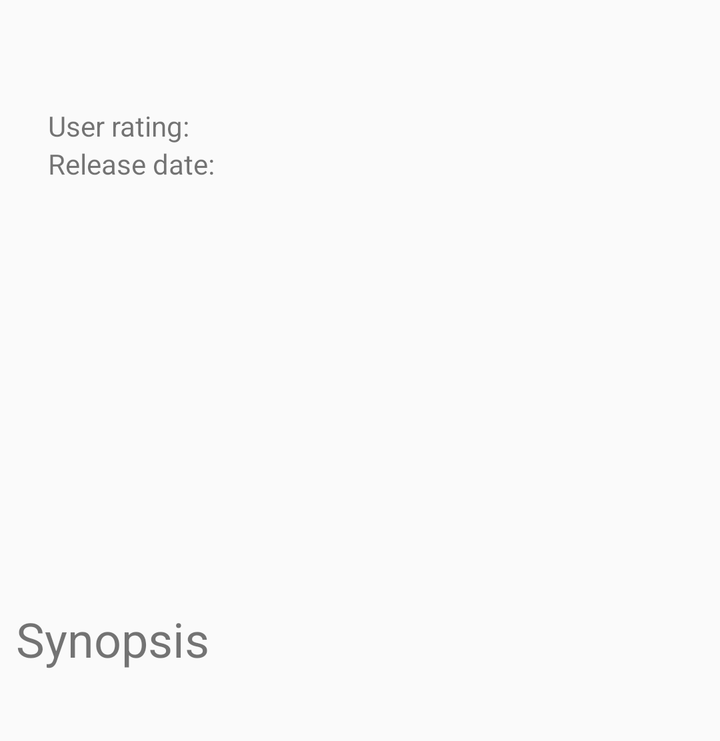
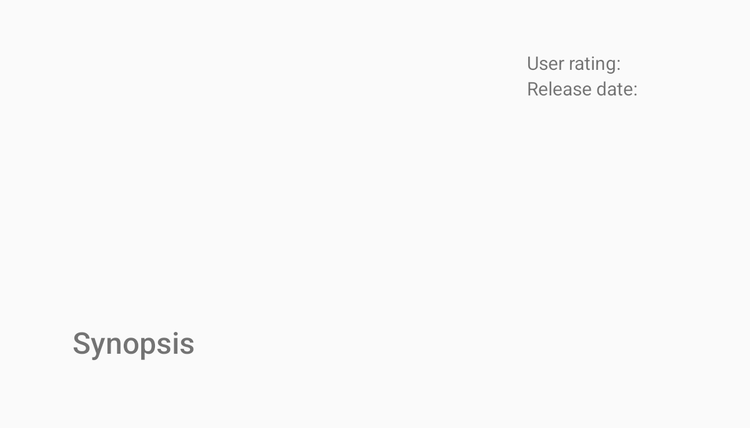

Two renders of one Android screen. The first uses the default layout on a phone; the second uses the alternative layout the repository ships for a different screen configuration, on a matching device. The two XML files are below.
<!-- AndroidManifest.xml: application theme AppTheme -->
<!-- res/layout/fragment_details_movie.xml -->
<?xml version="1.0" encoding="utf-8"?>
<ScrollView xmlns:android="http://schemas.android.com/apk/res/android"
    xmlns:tools="http://schemas.android.com/tools"
    android:layout_width="match_parent"
    android:layout_height="wrap_content">

    <LinearLayout
        android:layout_width="match_parent"
        android:layout_height="match_parent"
        android:orientation="vertical"
        tools:context="com.example.android.popularmovies.fragment.DetailsMovieFragment">

        <android.support.design.widget.AppBarLayout
            android:layout_width="match_parent"
            android:layout_height="wrap_content"
            android:theme="@style/Theme.AppCompat.Light.NoActionBar" />


        <TextView
            android:id="@+id/tv_title"
            android:layout_width="match_parent"
            android:layout_height="wrap_content"
            android:fontFamily="sans-serif"
            android:paddingLeft="@dimen/dim_padding"
            android:paddingRight="@dimen/dim_padding"
            android:textColor="@android:color/black"
            android:textSize="@dimen/dim_text_title" />

        <LinearLayout
            android:layout_width="match_parent"
            android:layout_height="wrap_content"
            android:orientation="horizontal">

            <ImageView
                android:id="@+id/iv_poster_details"
                android:layout_width="wrap_content"
                android:layout_height="@dimen/dim_poster_heigth"
                android:layout_gravity="center"
                android:adjustViewBounds="true"
                android:padding="@dimen/dim_padding" />

            <LinearLayout
                android:layout_width="wrap_content"
                android:layout_height="match_parent"
                android:orientation="vertical"
                android:padding="@dimen/dim_padding">

                <TextView
                    android:id="@+id/tv_user_rating"
                    android:layout_width="match_parent"
                    android:layout_height="wrap_content"
                    android:text="@string/user_rating"
                    android:textSize="@dimen/dim_text_details" />

                <TextView
                    android:id="@+id/tv_release_date"
                    android:layout_width="match_parent"
                    android:layout_height="wrap_content"
                    android:text="@string/release_date"
                    android:textSize="@dimen/dim_text_details" />

            </LinearLayout>


        </LinearLayout>


        <TextView
            android:layout_width="wrap_content"
            android:layout_height="wrap_content"
            android:layout_gravity="start"
            android:fontFamily="sans-serif"
            android:paddingLeft="@dimen/dim_padding"
            android:paddingTop="@dimen/dim_padding"
            android:text="@string/head_overview"
            android:textSize="@dimen/dim_text_subtitle" />


        <TextView
            android:id="@+id/tv_overview"
            android:layout_width="wrap_content"
            android:layout_height="wrap_content"
            android:layout_gravity="fill_horizontal"
            android:fontFamily="sans-serif"
            android:padding="@dimen/dim_padding"
            android:textSize="@dimen/dim_text_details" />


    </LinearLayout>
</ScrollView>
<!-- resources referenced by this layout -->
<resources>
  <dimen name="dim_padding">8dp</dimen>
  <dimen name="dim_poster_heigth">250dp</dimen>
  <dimen name="dim_text_details">14sp</dimen>
  <dimen name="dim_text_subtitle">24sp</dimen>
  <dimen name="dim_text_title">34sp</dimen>
  <string name="head_overview">Synopsis</string>
  <string name="release_date">Release date: </string>
  <string name="user_rating">User rating: </string>
  <style name="AppTheme" parent="Theme.AppCompat.Light.DarkActionBar">
          
          <item name="colorPrimary">@color/colorPrimary</item>
          <item name="colorPrimaryDark">@color/colorPrimaryDark</item>
          <item name="colorAccent">@color/colorAccent</item>
  
      </style>
  <color name="colorPrimary">#9C27B0</color>
  <color name="colorPrimaryDark">#7B1FA2</color>
  <color name="colorAccent">#FFC107</color>
</resources>
<!-- res/layout-large-port/fragment_details_movie.xml (the repository's variant of the layout above) -->
<!-- drawn on a 7-inch tablet held upright -->
<?xml version="1.0" encoding="utf-8"?>
<ScrollView xmlns:android="http://schemas.android.com/apk/res/android"
    xmlns:tools="http://schemas.android.com/tools"
    android:layout_width="match_parent"
    android:layout_height="wrap_content">

    <LinearLayout
        android:layout_width="match_parent"
        android:layout_height="match_parent"
        android:orientation="vertical"
        tools:context="com.example.android.popularmovies.fragment.DetailsMovieFragment">

        <android.support.design.widget.AppBarLayout
            android:layout_width="match_parent"
            android:layout_height="wrap_content"
            android:theme="@style/Theme.AppCompat.Light.NoActionBar" />


        <RelativeLayout
            android:layout_height="match_parent"
            android:layout_width="match_parent"
            android:layout_marginLeft="@dimen/margin"
            android:layout_marginRight="@dimen/margin">

            <ImageView
                android:id="@+id/iv_poster_details"
                android:layout_width="wrap_content"
                android:layout_height="@dimen/dim_poster_heigth"
                android:layout_gravity="center"
                android:adjustViewBounds="true"
                android:padding="@dimen/dim_padding" />


            <LinearLayout
                android:layout_width="wrap_content"
                android:layout_height="match_parent"
                android:orientation="vertical"
                android:padding="@dimen/dim_padding"
                android:layout_alignParentEnd="true"
                android:layout_marginEnd="32dp"
                android:layout_marginTop="32dp">

                <TextView
                    android:id="@+id/tv_user_rating"
                    android:layout_width="match_parent"
                    android:layout_height="wrap_content"
                    android:text="@string/user_rating"
                    android:textSize="@dimen/dim_text_details" />

                <TextView
                    android:id="@+id/tv_release_date"
                    android:layout_width="match_parent"
                    android:layout_height="wrap_content"
                    android:text="@string/release_date"
                    android:textSize="@dimen/dim_text_details" />

            </LinearLayout>

            <TextView
                android:id="@+id/tv_synopsis"
                android:layout_width="wrap_content"
                android:layout_height="wrap_content"
                android:layout_gravity="start"
                android:fontFamily="sans-serif-medium"
                android:paddingLeft="@dimen/dim_padding"
                android:paddingTop="@dimen/dim_padding"
                android:text="@string/head_overview"
                android:textSize="@dimen/dim_text_subtitle"
                android:layout_below="@+id/iv_poster_details" />

            <TextView
                android:id="@+id/tv_overview"
                android:layout_width="wrap_content"
                android:layout_height="wrap_content"
                android:fontFamily="sans-serif-light"
                android:padding="@dimen/dim_padding"
                android:textSize="@dimen/dim_text_details"
                android:layout_marginTop="16dp"
                android:layout_below="@id/tv_synopsis"
                android:layout_alignParentStart="true" />

        </RelativeLayout>

    </LinearLayout>


</ScrollView>
<!-- resources referenced by the variant -->
<!-- as a 7-inch tablet held upright resolves them -->
<resources>
  <dimen name="dim_padding">8dp</dimen>
  <dimen name="dim_poster_heigth">250dp</dimen>
  <!-- from res/values-large-port/ -->
  <dimen name="dim_text_details">15sp</dimen>
  <dimen name="dim_text_subtitle">24sp</dimen>
  <!-- from res/values-large-port/ -->
  <dimen name="margin">50dp</dimen>
  <string name="head_overview">Synopsis</string>
  <string name="release_date">Release date: </string>
  <string name="user_rating">User rating: </string>
  <style name="AppTheme" parent="Theme.AppCompat.Light.DarkActionBar">
          
          <item name="colorPrimary">@color/colorPrimary</item>
          <item name="colorPrimaryDark">@color/colorPrimaryDark</item>
          <item name="colorAccent">@color/colorAccent</item>
  
      </style>
  <color name="colorPrimary">#9C27B0</color>
  <color name="colorPrimaryDark">#7B1FA2</color>
  <color name="colorAccent">#FFC107</color>
</resources>
